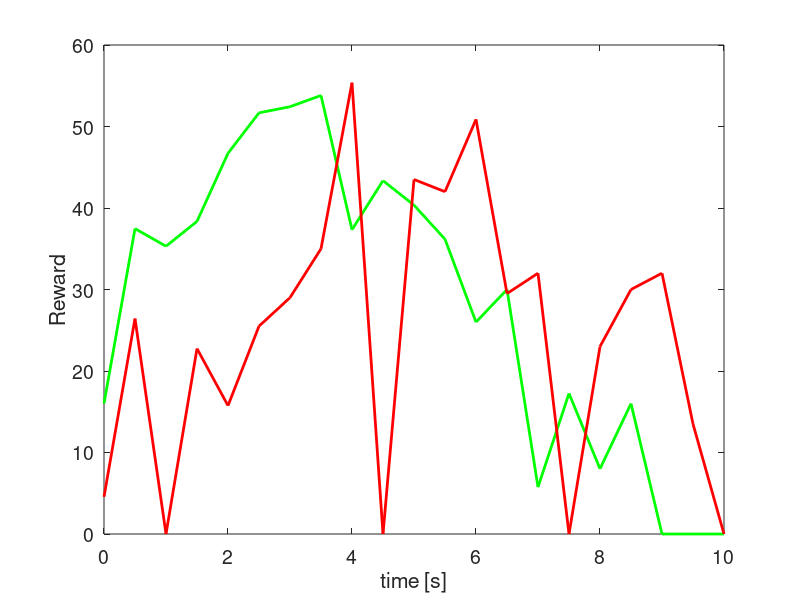

Write MATLAB code to recreate this figure. (Note: this script raises an error after producing the figure.)
Q_table_4411 = [
        0 16.0141 4.56792 ;
        1 37.4701 26.4325 ;
        2 35.3089 0 ;
        3 38.3567 22.75 ;
        4 46.7131 15.75 ;
        5 51.6763 25.5 ;
        6 52.4278 29 ;
        7 53.8086 35 ;
        8 37.3376 55.3784 ;
        9 43.3553 0 ;
        10 40.3542 43.5 ;
        11 36.1719 42 ;
        12 26 50.875 ;
        13 30 29.5 ;
        14 5.74988 32 ;
        15 17.25 0 ;
        16 8 23 ;
        17 16 30 ;
        18 0 32 ;
        19 0 13.5 ;
        20 0 0 ];


    
h5 = figure(); 
plot(Q_table_4411(:,1)*0.5,Q_table_4411(:,2),'g','LineWidth',2);
hold on;
plot(Q_table_4411(:,1)*0.5,Q_table_4411(:,3),'r','LineWidth',2);
set(gca,'FontSize',14);
xlabel('time [s]');
ylabel('Reward');

saveas(h5,[figPath,'Qtable_4411.eps'], 'psc2');